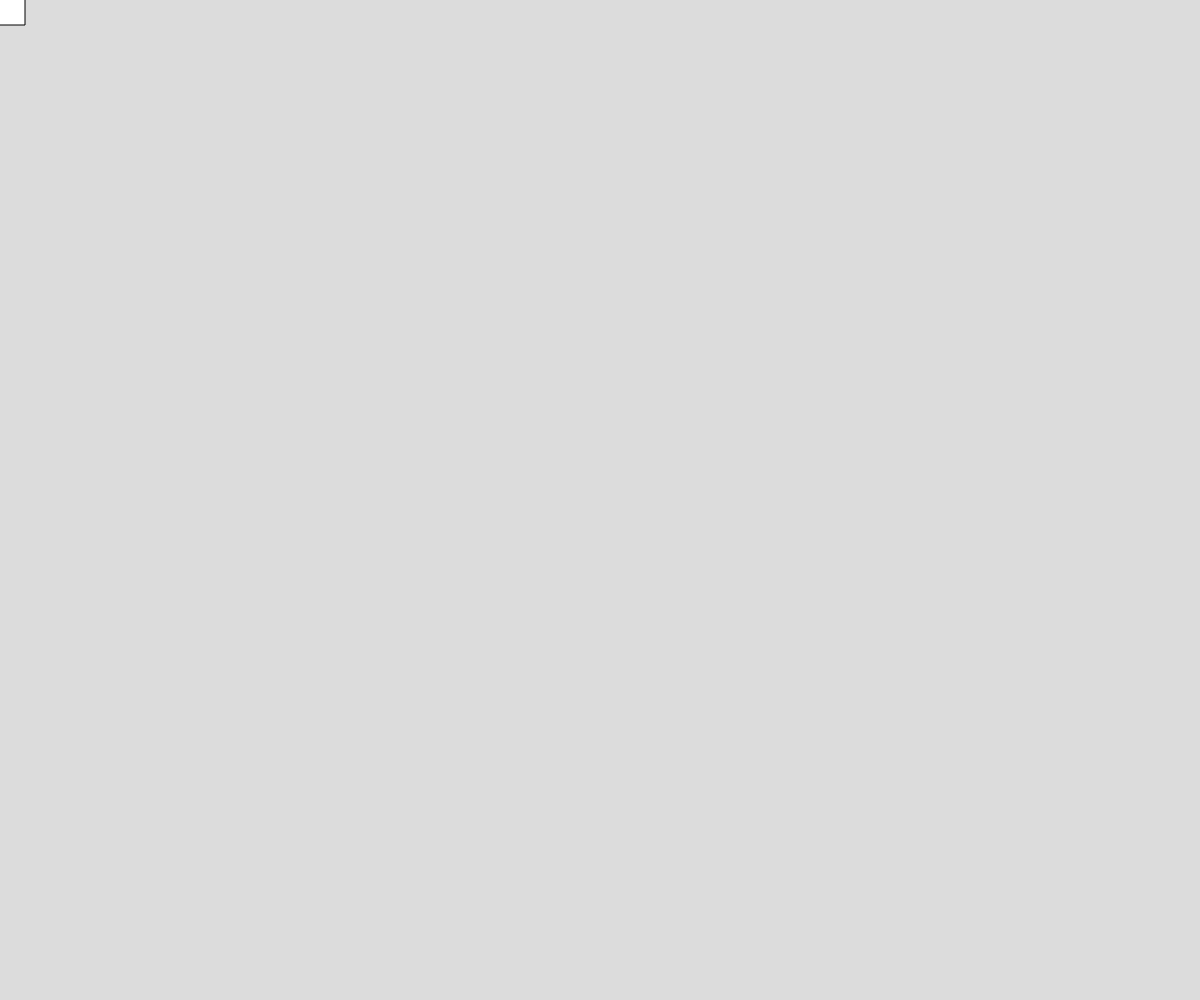
Frame 1 (no input)
Frame 60 (no input): identical to frame 1, image omitted
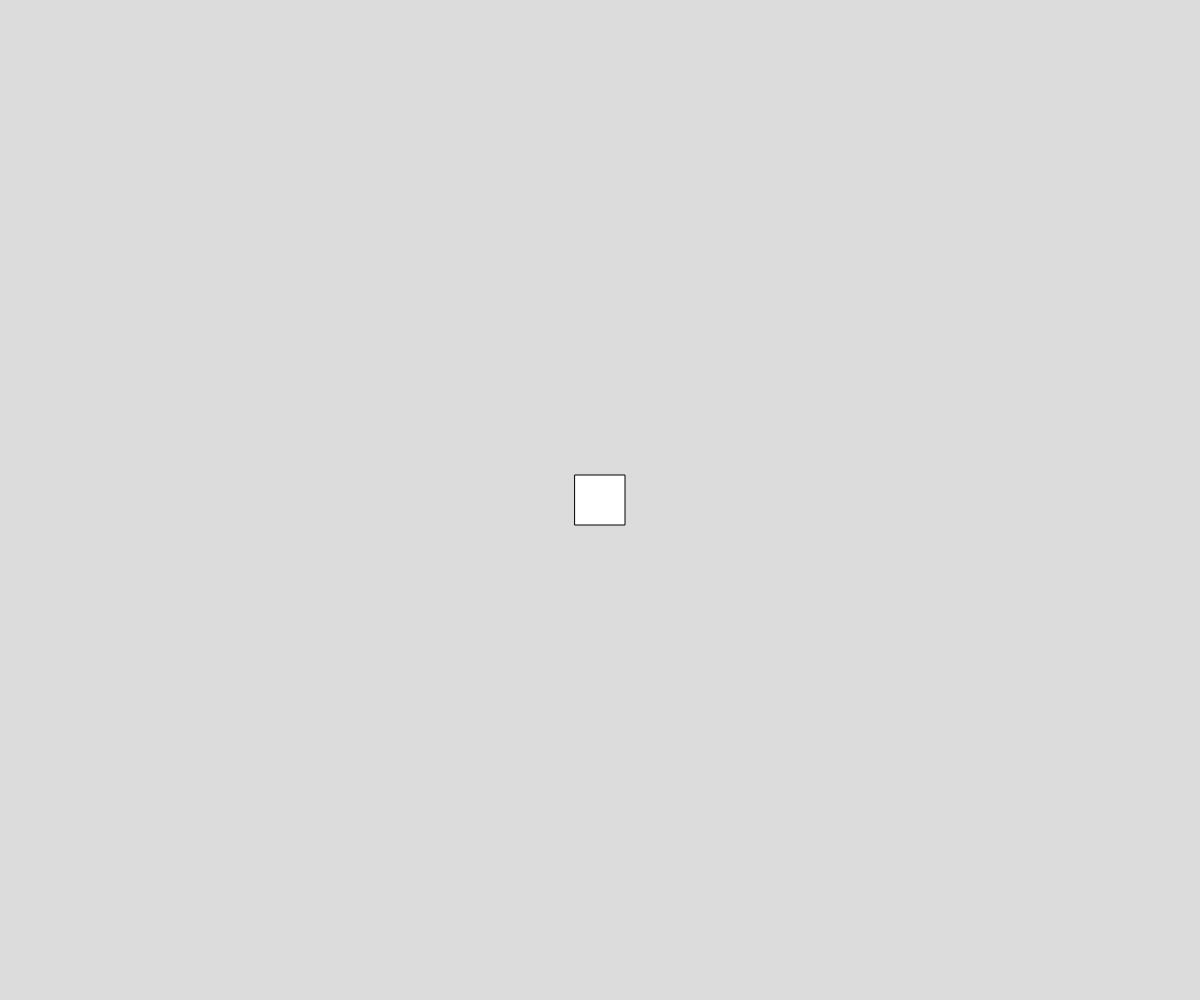
Frame 120 (the mouse pressed at the canvas centre since frame 60)

The p5.js sketch that drew these frames (run headless with seeded random() and noise() and a simulated clock; from frame 60 on, the mouse is pressed at the canvas centre):

// p5.js sketch
// ── sketch.js
// Project Title
// Your Name
// Date
//
// Extra for Experts:
// - describe what you did to take this project "above and beyond"


function setup() {
  createCanvas(windowWidth, windowHeight);
}

function draw() {
  background(220);

  square(mouseX-25,mouseY-25,50);
}
